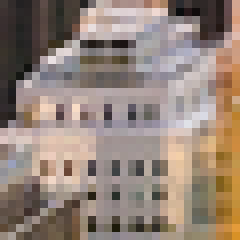
#> input picture image/city_part3.png, 30 x 30 px, found by its file name (shown 8 times larger)
$ jupyter execute --allow-errors classical_reconstruction_hyperparameter_search.ipynb
#> lines starting #> are read from the running program, lines starting #| are printed output that depends on the picture
### src/V1_reconst.py
import numpy as np
import sys
sys.path.append("../")
from structured_random_features.src.models.weights import V1_weights

# Packages for fft and fitting data
from scipy import fftpack as fft
from sklearn.linear_model import Lasso

# [63 lines left out: functions generate_Y, generate_V1_variables, not called in this run]

# Depending on basis, make dwt or fft works
def reconstruct(W, y, alpha = None, fit_intercept = False,):
    ''' Reconstruct gray-scaled image using sample data fitting into LASSO model

    Parameters
    ----------
    W : array_like
        (num_V1_weights, n*m) shape array. Lists of weighted data

    y : vector
        (num_V1_weights/sample_size, 1) shape. Dot product of W and image

    alpha : float
        Penalty for fitting data onto LASSO function to search for significant coefficents

    fit_intercept : bool
        default set to false to prevent LASSO function to calculate intercept for model

    Returns
    ----------
    theta : array_like
        (num_V1_weights/sample_size, n * m) shape. Data after discrete fourier transform applied

    reformed : array_like
        (n, m) shape array. Reconstructed image pixel array

    s : vector
        (num_V1_weights/sample_size, 1) shape. Coefficient value generated from fitting data to LASSO. Contains significant values with most of vector zeroed out.
    '''

    sample_sz, n, m = W.shape


    if alpha == None :
        alpha = 1 * 50 / num_cell

    if fit_intercept:
        raise Exception("fit_intercept = True not implemented")

    # [7 lines of commented-out code are left out]

    theta = fft.dctn(W.reshape(sample_sz, n, m), norm = 'ortho', axes = [1, 2])
    theta = theta.reshape(sample_sz, n * m)

    ## Initialize Lasso and Fit data
    mini = Lasso(alpha = alpha, fit_intercept = fit_intercept)
    mini.fit(theta, y)

    ## Retrieve sparse vector s
    s = mini.coef_

    # Reform the image using sparse vector s with inverse descrete cosine
    reform = fft.idctn(s.reshape(n, m), norm='ortho', axes=[0,1])
    if fit_intercept:
        reform += mini.intercept_ # not sure this is right

    #return theta, reformed img, sparse vectors
    return theta, reform, s

# [51 lines left out: function color_reconstruct, not called in this run]


### classical_reconstruction_hyperparameter_search.ipynb
[cell 1]
import matplotlib.pyplot as plt
import numpy as np
import numpy.linalg as la

# Packages for fft and fitting data
from scipy import fftpack as fft
from sklearn.linear_model import Lasso

# Package for importing image representation
from PIL import Image, ImageOps

from V1_reconst import reconstruct

import pandas as pd
import itertools
import dask
from dask.distributed import Client, progress
import seaborn as sns
import time
import os.path

[cell 2]
img_nm = 'city_part3.png'

## Check if this function is applicable to classical reconstructnum
classical_img = Image.open("../image/{img}".format(img = img_nm))
#> classical_img is the input picture: PIL image 30x30 RGB; mean R, G, B 148, 131.6, 121
classical_img = ImageOps.grayscale(classical_img)
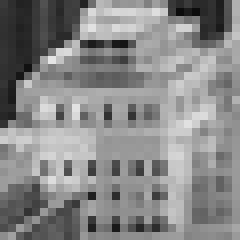
#> classical_img: PIL image 30x30 L (shown 8 times larger); min 12, max 228, mean 135.3
classical_arr = np.asarray(classical_img)
cn, cm = classical_arr.shape
#> cn = 30; cm = 30
print(cn, cm)
#| 30 30
classical_samp_list = [50, 100, 200, 500]
alpha = np.logspace(-3, 3, 7)
rep = np.arange(20)
params = []
results = []

# List to make combination of
search_list = {'repetition': rep,
               'alpha': alpha,
               'classical_samp_list': classical_samp_list
              }


# Get repetition * alpha combination amount of result
for row in itertools.product(*search_list.values()):
    product = dict(zip(search_list.keys(), row))
    rep, alp, classical_samp = product.values()

    rand_index = np.random.randint(0, cn * cm, classical_samp)
    classical_Y = classical_arr.flatten()[rand_index]
    classical_Y = classical_Y.reshape(classical_samp, 1)

    # Generate C matrix
    C = np.eye(cn * cm)[rand_index, :] * np.sqrt(cn * cm)
    C3D = C.reshape(classical_samp, cn, cm)
    classical_Y = classical_Y * np.sqrt(cn * cm)
    theta, classical_reform, s = reconstruct(C3D, classical_Y, alp)

    error = np.linalg.norm(classical_arr - classical_reform, 'fro') / np.sqrt(cm*cn)

    params.append({'classical_samp' : classical_samp,
                   'alpha' : alp,
                   'repetition' : rep,
                   'error' : error
                  })
    results.append({'s' : s,
                    'theta' : theta,
                    'reform' : classical_reform,
                   })
#> this loop made 560 passes
#> error on passes 1 to 3: 55.38, 50.59, 42.2
#> pass 1, `theta, classical_reform, s = reconstruct(C3D, classical_Y, alp)`:
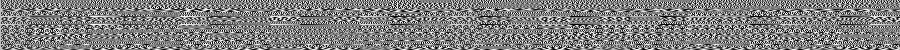
#> theta: shape (50, 900) float64; min -2, max 2, mean 0.000634; drawn with min black and max white
#> pass 1, `theta, classical_reform, s = reconstruct(C3D, classical_Y, alp)`:
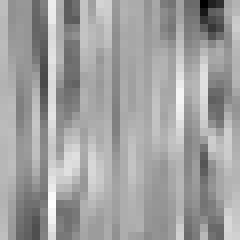
#> classical_reform: shape (30, 30) float64 (shown 8 times larger); min -79.41, max 250.8, mean 129.2; drawn with min black and max white
#> pass 2, `theta, classical_reform, s = reconstruct(C3D, classical_Y, alp)`:
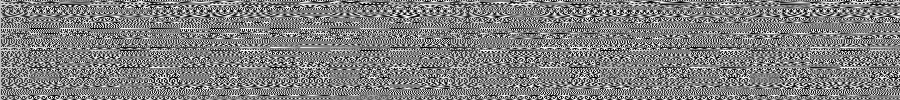
#> theta: shape (100, 900) float64; min -2, max 2, mean 0.00151; drawn with min black and max white
#> pass 2, `theta, classical_reform, s = reconstruct(C3D, classical_Y, alp)`:
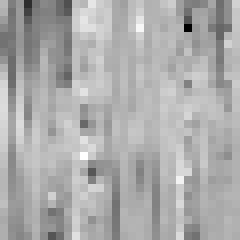
#> classical_reform: shape (30, 30) float64 (shown 8 times larger); min -183.1, max 291.9, mean 137.5; drawn with min black and max white
#> after the loop, params = 560 items; results = 560 items
save_path = os.path.join('../result/{img}/Classical/'.format(img = img_nm.split('.')[0]))

classical_param_df = pd.DataFrame(params)
#> classical_param_df = table of 560 rows and 4 columns
#> (the rest of this cell did not finish here and is left out)

[cell 3]
params

[cell 4]
classical_img = Image.open("image/tree_part1.jpg")
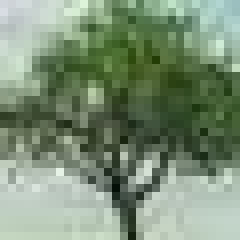
#> input picture image/tree_part1.jpg, 30 x 30 px (shown 8 times larger)
#> classical_img is the input picture: PIL image 30x30 RGB; mean R, G, B 124, 143.5, 118.7
classical_img = ImageOps.grayscale(classical_img)
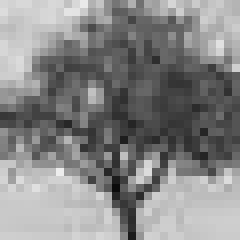
#> classical_img: PIL image 30x30 L (shown 8 times larger); min 11, max 237, mean 134.8
classical_arr = np.asarray(classical_img)
plt.imshow(classical_arr, vmin = 0, vmax=255)
plt.axis('off')
plt.show()

[cell 5]
## Check if this function is applicable to regular compress sensing
classical_img = Image.open("image/tree_part1.jpg")
classical_img = ImageOps.grayscale(classical_img)
classical_arr = np.asarray(classical_img)
cn, cm = classical_arr.shape
print(cn, cm)
#| 30 30
classical_samp_list = [100, 200, 500] #np.floor (cn * cm * 0.20).astype(int)

[cell 6]
alpha_list = np.logspace(-3, 3, 7)

#> (the rest of this cell did not finish here and is left out)

[cell 7]
rand_index = np.random.permutation(cn * cm)[:500]
classical_Y = classical_arr.flatten()[rand_index]
#> classical_Y = 500 values, max 227 at index 266, min 26 at index 416, mean 135.1
classical_Y = classical_Y.reshape(500, 1)

# Generate C matrix
C = np.eye(cn * cm)[rand_index, :] * np.sqrt(cn * cm)
classical_Y = classical_Y * np.sqrt(cn * cm)
#> classical_Y = 500 values, max 6810 at index 266, min 780 at index 416, mean 4052.2
C3D = C.reshape(500, cn, cm)
#> (the rest of this cell did not finish here and is left out)

[cell 8]
plt.imshow(classical_reform, vmin = 0, vmax = 255)
#plt.clim((0, 255))
plt.title("Recon.(alp: 0.003)")
plt.show()
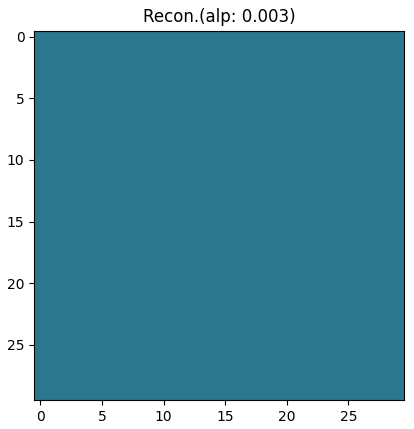
#> figure drawn by matplotlib, 1 panel

[cell 9]
classical_arr

[cell 10]
classical_reform

[cell 11]
error = np.linalg.norm(classical_arr - classical_reform, 'fro') / np.sqrt(cm*cn)
#> error = 65.03
error
#> Out = 65.03

[cell 12]
np.linalg.norm(classical_arr, 'fro') / np.sqrt(cm*cn)
#> Out = 145.8
